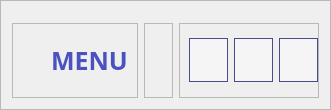
        <widget class="QFrame" name="header_frame">
         <property name="minimumSize">
          <size>
           <width>0</width>
           <height>110</height>
          </size>
         </property>
         <property name="maximumSize">
          <size>
           <width>16777215</width>
           <height>300</height>
          </size>
         </property>
         <property name="styleSheet">
          <string notr="true"/>
         </property>
         <property name="frameShape">
          <enum>QFrame::StyledPanel</enum>
         </property>
         <property name="frameShadow">
          <enum>QFrame::Raised</enum>
         </property>
         <layout class="QHBoxLayout" name="horizontalLayout_3">
          <property name="topMargin">
           <number>22</number>
          </property>
          <item alignment="Qt::AlignLeft">
           <widget class="QFrame" name="frame_10">
            <property name="frameShape">
             <enum>QFrame::StyledPanel</enum>
            </property>
            <property name="frameShadow">
             <enum>QFrame::Raised</enum>
            </property>
            <layout class="QHBoxLayout" name="horizontalLayout_4">
             <property name="leftMargin">
              <number>0</number>
             </property>
             <item>
              <widget class="QPushButton" name="open_close_bar_btn">
               <property name="styleSheet">
                <string notr="true">#open_close_bar_btn{
background: rgba(255, 255, 255, 0);
border: 0;
}</string>
               </property>
               <property name="text">
                <string/>
               </property>
               <property name="icon">
                <iconset resource="resources.qrc">
                 <normaloff>:/icons/assets/icons/burger-bar.png</normaloff>:/icons/assets/icons/burger-bar.png</iconset>
               </property>
               <property name="iconSize">
                <size>
                 <width>30</width>
                 <height>30</height>
                </size>
               </property>
              </widget>
             </item>
             <item>
              <widget class="QLabel" name="label_2">
               <property name="font">
                <font>
                 <family>Open Sans</family>
                 <pointsize>-1</pointsize>
                 <weight>75</weight>
                 <bold>true</bold>
                </font>
               </property>
               <property name="styleSheet">
                <string notr="true">#label_2{
font-size: 25px;
color: #4A52BF;
}</string>
               </property>
               <property name="text">
                <string>MENU</string>
               </property>
               <property name="alignment">
                <set>Qt::AlignLeading|Qt::AlignLeft|Qt::AlignVCenter</set>
               </property>
               <property name="margin">
                <number>0</number>
               </property>
              </widget>
             </item>
            </layout>
           </widget>
          </item>
          <item>
           <widget class="QFrame" name="frame_11">
            <property name="frameShape">
             <enum>QFrame::StyledPanel</enum>
            </property>
            <property name="frameShadow">
             <enum>QFrame::Raised</enum>
            </property>
            <layout class="QVBoxLayout" name="verticalLayout_5">
             <item>
              <widget class="QLabel" name="dateTime_label">
               <property name="font">
                <font>
                 <family>Open Sans</family>
                 <pointsize>-1</pointsize>
                 <weight>75</weight>
                 <italic>false</italic>
                 <bold>true</bold>
                </font>
               </property>
               <property name="styleSheet">
                <string notr="true">#dateTime_label{
color: #535BBF;
font-size: 14px;
} </string>
               </property>
               <property name="text">
                <string/>
               </property>
              </widget>
             </item>
            </layout>
           </widget>
          </item>
          <item>
           <widget class="QFrame" name="frame_12">
            <property name="frameShape">
             <enum>QFrame::StyledPanel</enum>
            </property>
            <property name="frameShadow">
             <enum>QFrame::Raised</enum>
            </property>
            <layout class="QHBoxLayout" name="horizontalLayout_5">
             <property name="rightMargin">
              <number>0</number>
             </property>
             <item>
              <widget class="QPushButton" name="minimize_window_button">
               <property name="styleSheet">
                <string notr="true">#minimize_window_button{
background: rgba(255, 255, 255, 0.4);
border: 0;
border: 1px solid #474C8A;
border-radius: 21px;
height: 42px;
width: auto;
}

#minimize_window_button:hover{
background: rgba(255, 255, 255, 0.8);
}</string>
               </property>
               <property name="text">
                <string/>
               </property>
               <property name="icon">
                <iconset resource="resources.qrc">
                 <normaloff>:/icons/assets/icons/minimize-sign.png</normaloff>:/icons/assets/icons/minimize-sign.png</iconset>
               </property>
              </widget>
             </item>
             <item>
              <widget class="QPushButton" name="restore_window_button">
               <property name="styleSheet">
                <string notr="true">#restore_window_button{
background: rgba(255, 255, 255, 0.4);
border: 1px solid #474C8A;
border-radius: 21px;
height: 42px;
width: auto;
}

#restore_window_button:hover{
background: rgba(255, 255, 255, 0.8);
}</string>
               </property>
               <property name="text">
                <string/>
               </property>
               <property name="icon">
                <iconset resource="resources.qrc">
                 <normaloff>:/icons/assets/icons/expand-arrows.png</normaloff>:/icons/assets/icons/expand-arrows.png</iconset>
               </property>
              </widget>
             </item>
             <item>
              <widget class="QPushButton" name="close_window_button">
               <property name="styleSheet">
                <string notr="true">#close_window_button{
background: rgba(255, 255, 255, 0.4);
border: 1px solid #474C8A;
border-radius: 21px;
height: 42px;
width: auto;
}

#close_window_button:hover{
background: rgba(255, 255, 255, 0.8);
}</string>
               </property>
               <property name="text">
                <string/>
               </property>
               <property name="icon">
                <iconset resource="resources.qrc">
                 <normaloff>:/icons/assets/icons/cross.png</normaloff>:/icons/assets/icons/cross.png</iconset>
               </property>
               <property name="iconSize">
                <size>
                 <width>20</width>
                 <height>15</height>
                </size>
               </property>
              </widget>
             </item>
            </layout>
           </widget>
          </item>
         </layout>
        </widget>
